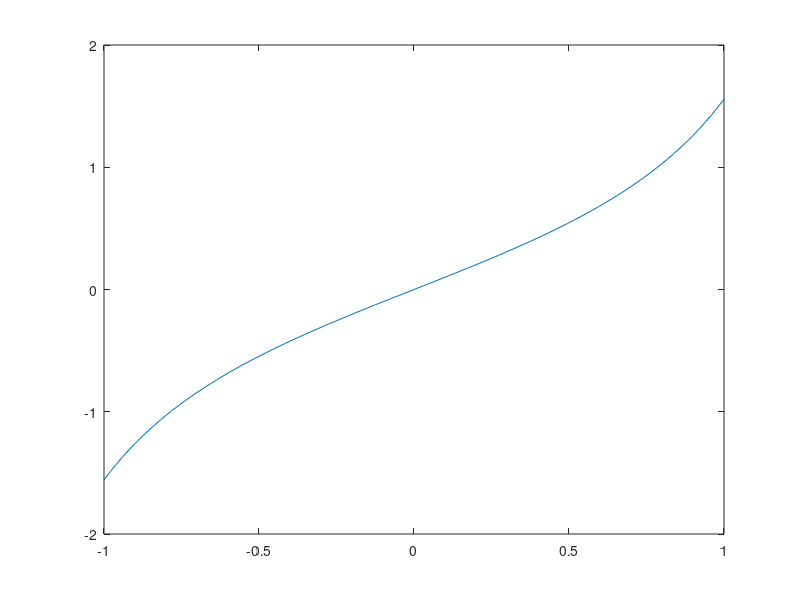

Write MATLAB code to recreate this figure.
% Regression test function (black box) for tan
% This function is autogenerated by helpgen.py
function bbtest_success = bbtest_mathfunctions_tan
  bbtest_success = 1;
NumErrors = 0;
try
  t = linspace(-1,1);
catch
  NumErrors = NumErrors + 1;
end
try
  plot(t,tan(t))
catch
  NumErrors = NumErrors + 1;
end
try
  mprint('tanplot');
catch
  NumErrors = NumErrors + 1;
end
if (NumErrors ~= 0) bbtest_success = 0; return; end
